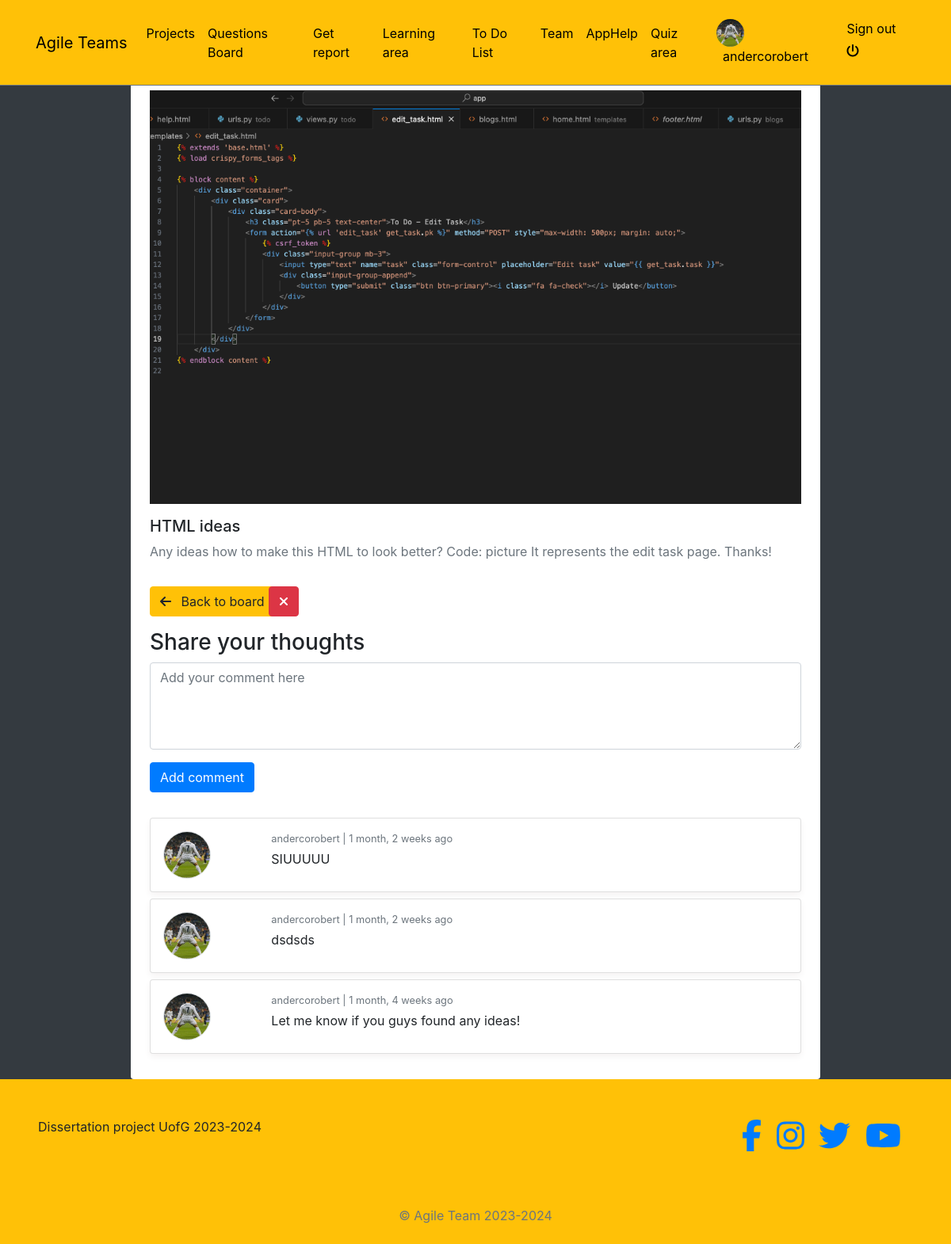
The page /posts/25/detail/ (signed in) on the database its author committed.
### posts/models.py (models this page shows, shortened)
class Post(models.Model):
    author = models.ForeignKey(Profile, on_delete=models.CASCADE)
    liked = models.ManyToManyField(Profile, related_name="liked", blank=True)
    updated = models.DateTimeField(auto_now=True)
    created = models.DateTimeField(auto_now_add=True)

class GeneralPost(Post):
    title = models.CharField(max_length=200)
    description = models.CharField(max_length=300)
    image = models.ImageField(upload_to=get_upload_path, blank=True, validators=[FileExtensionValidator(['png','jpg', 'jpeg'])])

class Comment(models.Model):
    user = models.ForeignKey(Profile, on_delete=models.CASCADE)
    post = models.ForeignKey(GeneralPost, on_delete=models.CASCADE)
    body = models.TextField(max_length=300)
    created = models.DateTimeField(auto_now_add=True)
    class Meta:
        ordering = ('-created', )

### profiles/models.py (models this page shows)
class Profile(models.Model):
    user = models.OneToOneField(User, on_delete=models.CASCADE)
    bio = models.TextField()
    profile_picture = models.ImageField(upload_to=get_upload_path, default="uploads/profile/img/avatar.png", validators=[FileExtensionValidator(['png','jpg', 'jpeg'])])
    team = models.CharField(max_length=200)
    updated = models.DateTimeField(auto_now=True)
    created = models.DateTimeField(auto_now_add=True)
    def __str__(self):
        return "{}".format(self.user)

### posts/views.py (the view, shortened to what this page needs)
# urls.py: path('<pk>/detail/', GeneralDetailPost.as_view(), name='gp-detail'),
class GeneralDetailPost(LoginRequiredMixin, DetailView):
    model = GeneralPost
    template_name = 'posts/detail.html'
    def get_object(self, *args, **kwargs):
        pk = self.kwargs.get('pk')
        post_ = get_object_or_404(GeneralPost, pk=pk)
        return post_
    def get_context_data(self, **kwargs):
        context = super().get_context_data(**kwargs)
        context["form"] = CommentForm()
        return context

### posts/forms.py
class CommentForm(forms.ModelForm):
    body = forms.CharField(label='', widget=forms.Textarea(attrs={'rows':4, 'placeholder':'Add your comment here'}))
    class Meta:
        model = Comment
        fields = ('body', )

### blogs/context_processors.py (called while the page is built)
def get_categories(request):
    categories = Category.objects.all()
    return dict(categories=categories)

### profiles/context_processors.py (called while the page is built)
def profile_pic(request):
    if request.user.is_authenticated:
        user = request.user
        try:
            profile_obj = Profile.objects.get(user=user)
            pic = profile_obj.profile_picture
        except Profile.DoesNotExist:
            pic = None
        return {'picture':pic}
    return {}

def get_profile(request):
    if request.user.is_authenticated:
        user = request.user
        try:
            profile_obj = Profile.objects.get(user=user)
        except Profile.DoesNotExist:
            pic = None
        return {'profile':profile_obj}
    return {}

### posts/templates/posts/detail.html (shortened to what this page needs)
{% extends 'base.html' %}
{% load crispy_forms_tags %}
{% block content %}
<div class="col-9 mx-auto" style="margin-top: 70px;">
    <div class="bg-white p-4 rounded">
        {% if object.report %}
        Description: <br> {{object.problem_reported.description }}
        <br>
        <table class="tg">
        <tr>
            <th class="tg-ve35">Author</th>
            <th class="tg-wo29">{{ object.author }}</th>
        </tr>
        <tr>
            <td class="tg-wo29">Day</td>
            <td class="tg-wo29">{{ object.report.day }}</td>
        </tr>
        <tr>
            <td class="tg-wo29">Hour from</td>
            <td class="tg-wo29">{{ object.report.start_hour }}</td>
        </tr>
        <tr>
            <td class="tg-wo29">Hour to</td>
            <td class="tg-wo29">{{ object.report.end_hour }}</td>
        </tr>
            <tr>
            <td class="tg-wo29">Sprint / Project</td>
            <td class="tg-wo29">{{ object.report.product }} / {{ object.report.production_line }}</td>
        </tr>
            <tr>
            <td class="tg-wo29">Plan / Execution</td>
            <td class="tg-wo29">{{ object.report.plan }} / {{ object.report.execution }}</td>
        </tr>
        </table>
        <br>
        <strong>{{ object.problem_reported.category }}</strong>
        <br>
        <small class="text-muted">{{object.problem_reported.problem_id }}</small>
        <br>
        Cost: {{object.problem_reported.breakdown }} hours
        <br>
    {% else %}
            {% if object.image %}
                <div class="mb-3"><img class="w-100" src="{{object.image.url}}"></div>
            {% endif %}
            <h5>{{object.title}}</h5>
            <p>{{object.description}}</p>
        {% endif %}
        <div class="row">
            <div class="col-2 my-3">
                <a href="{% url 'posts:post-list' %}">
                    <button class="btn btn-warning">
                        <i class="fas fa-arrow-left mr-2"></i> Back to board
                    </button>
                </a>
            </div>
            {% if not object.report and object.author.user == request.user %}
            <div class="col-2 my-3">
                <a href="{% url 'posts:gp-delete' object.pk %}">
                    <button class="btn btn-danger h-100 ml-2">
                        <i class="fas fa-times"> Delete</i>
                    </button>
                </a>
            </div>
        {% endif %}
        </div>
        {% if not object.report %}
            <h3>Share your thoughts</h3>
            <form action="" method="POST">
                {{ form|crispy }}
                <button class="btn btn-primary" type="submit">Add comment</button>
            </form>
            <br>
            <div id="comment-box">
                {% if object.comment_set.all %}
                    {% for c in object.comment_set.all %}
                        <div class="card p-3 my-2">
                            <div class="row">
                                <div class='col-2'>
                                    <img src="{{ c.user.profile_picture.url }}" width="60" height="60" class="rounded-circle border">
                                </div>
                                <div class='col-8'>
                                    <div class="text-muted small mb-1">{{c.user}} | {{ c.created|timesince }} ago</div>
                                    <div>{{ c.body }}</div>
                                </div>
                            </div>
                        </div>
                    {% endfor %}
                {% else %}
                    <h3>No comments yet</h3>
                {% endif %}
            </div>
        {% endif %}
    </div>
</div>
{% endblock content %}

### templates/navbar.html (shortened to what this page needs)
<!DOCTYPE html>
<html lang="en">
<head>
</head>
<body>
<nav class="navbar navbar-icon-top navbar-expand-lg navbar-dark bg-warning border-bottom border-secondary fixed-top py-3">
    <div class="container">
        <a class="navbar-brand" href="{% url 'help' %}">Agile Teams</a>
        <div class="collapse navbar-collapse" id="navbarSupportedContent">
            <ul class="navbar-nav mr-auto">
                <li class="nav-item">
                    <a class="nav-link" href="{% url "reports:home" %}">Projects</a>
                </li>
                <li class="nav-item">
                    <a class="nav-link" href="{% url "posts:post-list" %}">Questions Board</a>
                </li>
                <li class="nav-item">
                    <a class="nav-link" href="{% url "reports:select-view" %}">Get report</a>
                </li>
                <li class="nav-item">
                    <a class="nav-link" href="{% url 'home' %}">Learning area</a>
                </li>
                <li class="nav-item">
                    <a class="nav-link" href="{% url 'todo' %}">To Do List</a>
                </li>
                <li class="nav-item">
                    <a class="nav-link" href="{% url 'team' %}">Team</a>
                </li>
                <li class="nav-item">
                    <a class="nav-link" href="{% url 'help' %}">AppHelp</a>
                </li>
                <li class="nav-item">
                    <a class="nav-link" href="{% url 'quiz:quiz_home' %}">Quiz area</a>
                </li>
            </ul>
            <ul class='navbar-nav'>
                {% if request.user.is_authenticated %}
                    <li class='nav-item'>
                        <a class='nav-link' href='{% url "profiles:profile-view" %}'>
                            <img src='{{picture.url}}' class='img-avatar' alt='profile picture'>
                            <span class='ml-2'> {{request.user}} </span>
                        </a>
                    </li>
                    <li class="nav-item">
                        <a class="nav-link" href="{% url 'account_logout' %}">
                            Sign out <i class="fas fa-power-off mt-2"></i>
                        </a>
                    </li>
                {% else %}
                    <li class="nav-item">
                        <a class="nav-link" href="{% url 'account_login' %}">
                            Sign in <i class="fa fa-sign-in-alt"></i>
                        </a>
                    </li>
                {% endif %}
            </ul>
        </div>
    </div>
</nav>
</body>
</html>

### static/style.css (style rules this page uses)
.img-avatar { height: 35px; width: 35px; border-radius: 50%; }
body { background-color: orange; }

### static/test.css (style rules this page uses)
body { font-family: 'Arial', sans-serif; background-color: orange; margin: 0; padding: 0; }
.navbar-nav .nav-link { color: black !important; }
.card { box-shadow: 0 4px 8px #f5f3f3; transition: transform 0.3s, box-shadow 0.3s; }
p { color: #6c757d; }

### templates/navbar.html (style rules this page uses)
.navbar-nav .nav-link { color: black !important; }
.navbar-brand { color: black !important; }

### rows shown on the page
GeneralPost: image (picture), title "HTML ideas", description "Any ideas how to make this HTML to look better? Code: picture It represents the edit task page. Thanks!"
Comment: user.profile_picture (picture), user "andercorobert", created "1 month, 2 weeks", body "SIUUUUU"
Comment: user.profile_picture (picture), user "andercorobert", created "1 month, 2 weeks", body "dsdsds"
Comment: user.profile_picture (picture), user "andercorobert", created "1 month, 4 weeks", body "Let me know if you guys found any ideas!"

### other values the page prints
{{ request.user }} "andercorobert"
